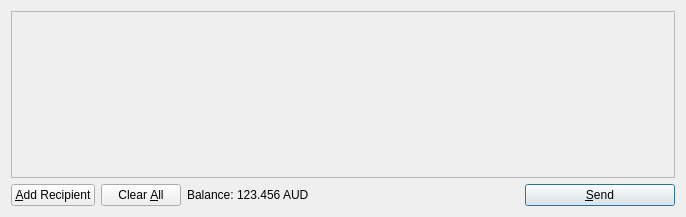
<?xml version="1.0" encoding="UTF-8"?>
<ui version="4.0">
 <class>SendCoinsDialog</class>
 <widget class="QDialog" name="SendCoinsDialog">
  <property name="geometry">
   <rect>
    <x>0</x>
    <y>0</y>
    <width>686</width>
    <height>217</height>
   </rect>
  </property>
  <property name="windowTitle">
   <string>Send Coins</string>
  </property>
  <layout class="QVBoxLayout" name="verticalLayout">
   <item>
    <widget class="QScrollArea" name="scrollArea">
     <property name="widgetResizable">
      <bool>true</bool>
     </property>
     <widget class="QWidget" name="scrollAreaWidgetContents">
      <property name="geometry">
       <rect>
        <x>0</x>
        <y>0</y>
        <width>666</width>
        <height>165</height>
       </rect>
      </property>
      <layout class="QVBoxLayout" name="verticalLayout_2">
       <property name="margin">
        <number>0</number>
       </property>
       <item>
        <layout class="QVBoxLayout" name="entries">
         <property name="spacing">
          <number>6</number>
         </property>
        </layout>
       </item>
       <item>
        <spacer name="verticalSpacer">
         <property name="orientation">
          <enum>Qt::Vertical</enum>
         </property>
         <property name="sizeHint" stdset="0">
          <size>
           <width>20</width>
           <height>40</height>
          </size>
         </property>
        </spacer>
       </item>
      </layout>
     </widget>
    </widget>
   </item>
   <item>
    <layout class="QHBoxLayout" name="horizontalLayout">
     <item>
      <widget class="QPushButton" name="addButton">
       <property name="toolTip">
        <string>Send to multiple recipients at once</string>
       </property>
       <property name="text">
        <string>&amp;Add Recipient</string>
       </property>
       <property name="icon">
        <iconset resource="../bitcoin.qrc">
         <normaloff>:/icons/add</normaloff>:/icons/add</iconset>
       </property>
       <property name="autoDefault">
        <bool>false</bool>
       </property>
      </widget>
     </item>
     <item>
      <widget class="QPushButton" name="clearButton">
       <property name="sizePolicy">
        <sizepolicy hsizetype="Minimum" vsizetype="Fixed">
         <horstretch>0</horstretch>
         <verstretch>0</verstretch>
        </sizepolicy>
       </property>
       <property name="toolTip">
        <string>Remove all transaction fields</string>
       </property>
       <property name="text">
        <string>Clear &amp;All</string>
       </property>
       <property name="icon">
        <iconset resource="../bitcoin.qrc">
         <normaloff>:/icons/remove</normaloff>:/icons/remove</iconset>
       </property>
       <property name="autoRepeatDelay">
        <number>300</number>
       </property>
       <property name="autoDefault">
        <bool>false</bool>
       </property>
      </widget>
     </item>
     <item>
      <layout class="QHBoxLayout" name="horizontalLayout_2">
       <property name="spacing">
        <number>3</number>
       </property>
       <item>
        <widget class="QLabel" name="label">
         <property name="text">
          <string>Balance:</string>
         </property>
        </widget>
       </item>
       <item>
        <widget class="QLabel" name="labelBalance">
         <property name="cursor">
          <cursorShape>IBeamCursor</cursorShape>
         </property>
         <property name="text">
          <string>123.456 AUD</string>
         </property>
         <property name="textInteractionFlags">
          <set>Qt::LinksAccessibleByMouse|Qt::TextSelectableByKeyboard|Qt::TextSelectableByMouse</set>
         </property>
        </widget>
       </item>
      </layout>
     </item>
     <item>
      <spacer name="horizontalSpacer">
       <property name="orientation">
        <enum>Qt::Horizontal</enum>
       </property>
       <property name="sizeHint" stdset="0">
        <size>
         <width>40</width>
         <height>20</height>
        </size>
       </property>
      </spacer>
     </item>
     <item>
      <widget class="QPushButton" name="sendButton">
       <property name="minimumSize">
        <size>
         <width>150</width>
         <height>0</height>
        </size>
       </property>
       <property name="toolTip">
        <string>Confirm the send action</string>
       </property>
       <property name="text">
        <string>&amp;Send</string>
       </property>
       <property name="icon">
        <iconset resource="../bitcoin.qrc">
         <normaloff>:/icons/send</normaloff>:/icons/send</iconset>
       </property>
       <property name="default">
        <bool>true</bool>
       </property>
      </widget>
     </item>
    </layout>
   </item>
  </layout>
 </widget>
 <resources>
  <include location="../bitcoin.qrc"/>
 </resources>
 <connections/>
</ui>
